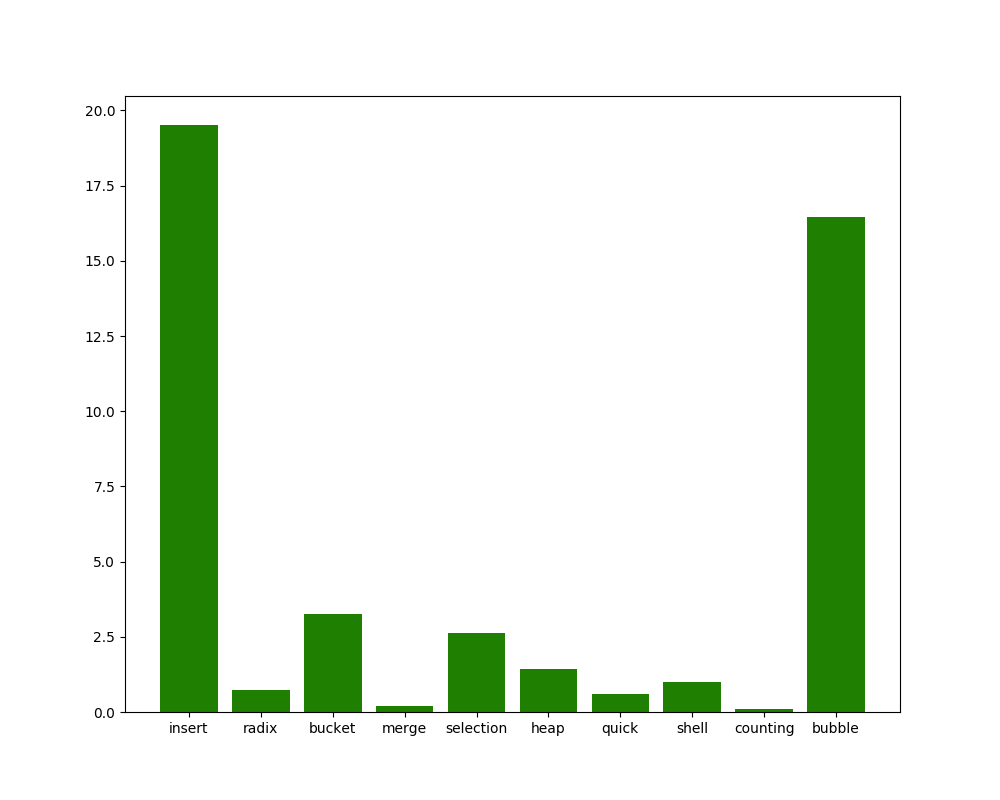

Recreate this plot in Python.
import matplotlib.pyplot as plt


def plot(dict):
    left = range(len(dict.keys()))
    right = dict.values()
    print right
    fig = plt.figure(figsize=(10, 8))
    plt.bar(left, right, color="#1E7F00", linewidth=0, align="center")
    plt.xticks(left, dict.keys())
    filename = "plot.png"
    plt.savefig(filename)
